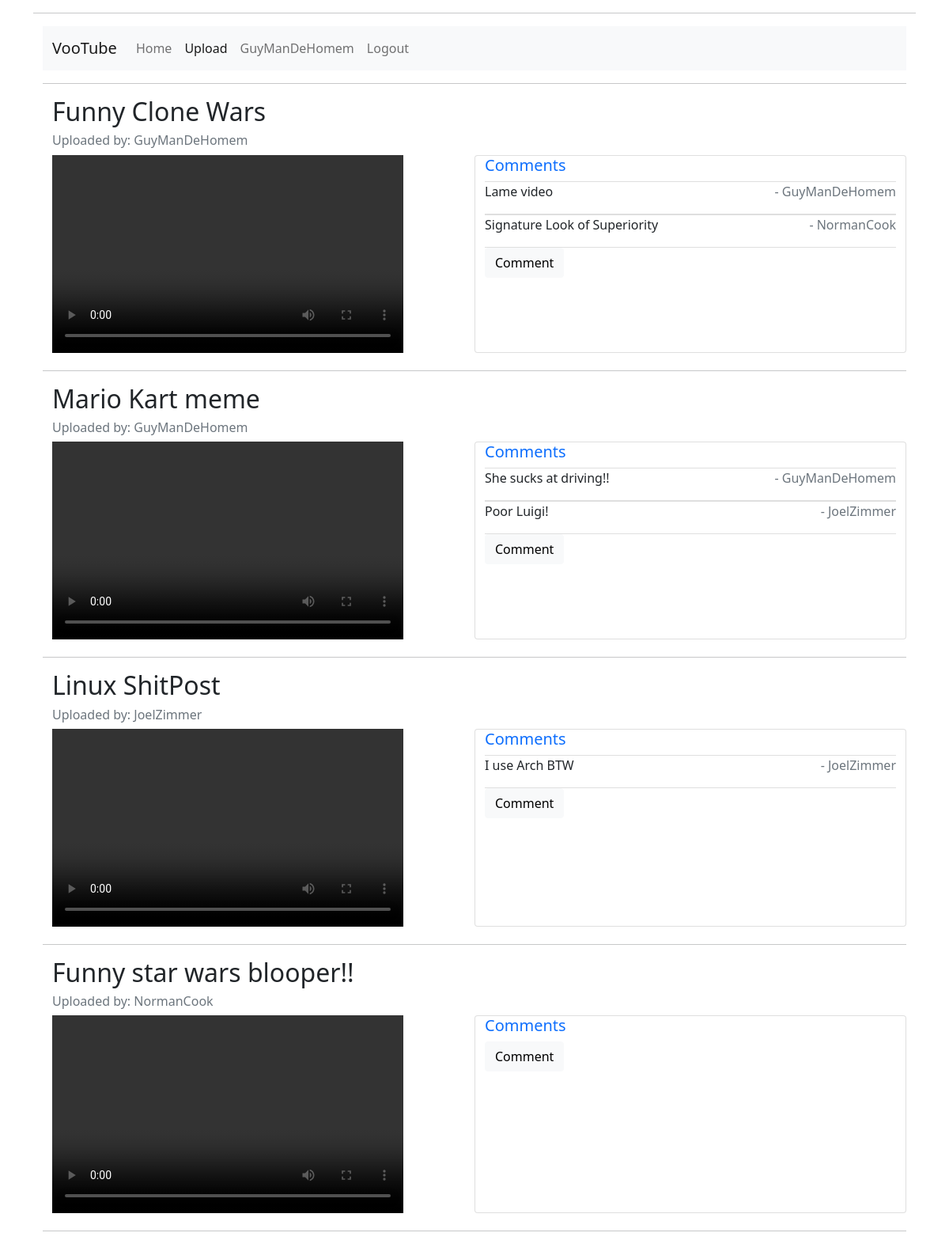
Screenshot of /home (signed in) with the database file from the repository.
### models.py (models this page shows, shortened)
class User(db.Model, UserMixin):
    id = db.Column(db.Integer, primary_key = True)
    Username = db.Column(db.String(80), unique=True, nullable=False)
    Password = db.Column(db.String(120), nullable=False)
    Videos = db.relationship('Video', backref='user', lazy=True)
    Comments = db.relationship('Comment', backref='user', lazy=True)
    Description = db.Column(db.String(120), nullable=False)
    Location = db.Column(db.String(60), nullable=False)

class Video(db.Model):
    id = db.Column(db.Integer, primary_key=True)
    Title = db.Column(db.String(80), nullable=False)
    FileName = db.Column(db.String(80), nullable=False)
    DateUploaded = db.Column(db.DateTime, default=datetime.utcnow, nullable=False)
    Uploader_id = db.Column(db.Integer, db.ForeignKey('user.id'))
    Comments = db.relationship('Comment',backref='video',lazy=True)

class Comment(db.Model):
    id = db.Column(db.Integer, primary_key=True)
    Content = db.Column(db.String(80), nullable=False)
    Commenter_id = db.Column(db.Integer, db.ForeignKey('user.id'))
    Video_id = db.Column(db.Integer, db.ForeignKey('video.id'))

### routes.py (the view)
@app.route('/',methods=['GET','POST'])
@app.route('/home',methods=['GET','POST'])
def Home():
    Videos = Video.query.all()
    if current_user.is_authenticated:
        if request.method == 'POST':
            C = Comment(Content=request.form["VideoComment"],Commenter_id=current_user.id,Video_id=request.form["VideoId"])
            db.session.add(C)
            db.session.commit()
            return redirect(url_for('Home'))
    return render_template('Home.html',Videos=Videos)

### models.py (called while the page is built)
@login_manager.user_loader
def user_loader(user_id):
    return User.query.get(user_id)

### templates/Home.html (shortened to what this page needs)
{% extends 'base.html' %}
{% block content %}
  {% for Video in Videos %}
  <div class="container">
    <div class="row">
      <h2>{{ Video.Title }}</h2>
      <h6 class="text-muted">Uploaded by: {{ Video.user.Username }}</h6>
    </div>
    <div class="row">
      <div class="col-6">
        <video width="444" height="250" controls>
          <source src="static/video/{{ Video.FileName }}" type="video/mp4">
          <source src="static/video/{{ Video.FileName }}" type="video/mkv">
        </video>
      </div>
      <div class="card col" style="overflow-y:scroll; height:250px;">
        <h5 class="text-primary">Comments</h5>
        {% for Comment in Video.Comments %}
        <ul class="list-group list-group-flush">
          <div style="overflow: hidden;">
            <p class="text-dark" style="float: left;">{{ Comment.Content }}</p>
            <p class="text-muted" style="float: right;">- {{ Comment.user.Username}}</p>
          </div>
        </ul>
        {% endfor %}
        <form method="post">
          <button type="button" class="btn btn-light" data-bs-toggle="modal" data-bs-target="#staticBackdrop">
            Comment
          </button>
        </form>
      </div>
    </div>
  </div>
  <hr>
  {% endfor %}
{% endblock%}

### templates/base.html (shortened to what this page needs)
<!DOCTYPE html>
<html lang="en" dir="ltr">
  <head>
    <link href="https://cdn.jsdelivr.net/npm/bootstrap@5.1.0/dist/css/bootstrap.min.css" rel="stylesheet">
  </head>
  <body>
    <div class="container">
      <hr>
      <div class="container">
        <nav class="navbar navbar-expand-lg navbar-light bg-light">
          <div class="container-fluid">
            <a class="navbar-brand" href="#">VooTube</a>
            <div class="collapse navbar-collapse" id="navbarNav">
              <ul class="navbar-nav">
                <li class="nav-item">
                  <a class="nav-link" aria-current="page" href={{ url_for("Home")}}>Home</a>
                </li>
                <li class="nav-item">
                  <a class="nav-link active" aria-current="page" href={{ url_for("Upload")}}>Upload</a>
                </li>
                {% if current_user.is_authenticated %}
                  <li class="nav-item">
                    <a class="nav-link" href={{ url_for("MyProfile")}}>{{ current_user.Username }}</a>
                  </li>
                  <li class="nav-item">
                    <a class="nav-link" href={{ url_for("Logout")}}>Logout</a>
                  </li>
                {% endif %}
              </ul>
            </div>
          </div>
          </nav>
          <hr>
        {% block content %}{% endblock %}
      </div>
    </div>
  </body>
</html>

### rows the page displays
User: Username "GuyManDeHomem"
Video: Title "Funny Clone Wars", user.Username "GuyManDeHomem"
Comment: Content "Lame video", user.Username "GuyManDeHomem"
Comment: Content "Signature Look of Superiority", user.Username "NormanCook"
Video: Title "Mario Kart meme", user.Username "GuyManDeHomem"
Comment: Content "She sucks at driving!!", user.Username "GuyManDeHomem"
Comment: Content "Poor Luigi!", user.Username "JoelZimmer"
Video: Title "Linux ShitPost", user.Username "JoelZimmer"
Comment: Content "I use Arch BTW", user.Username "JoelZimmer"
Video: Title "Funny star wars blooper!!", user.Username "NormanCook"
